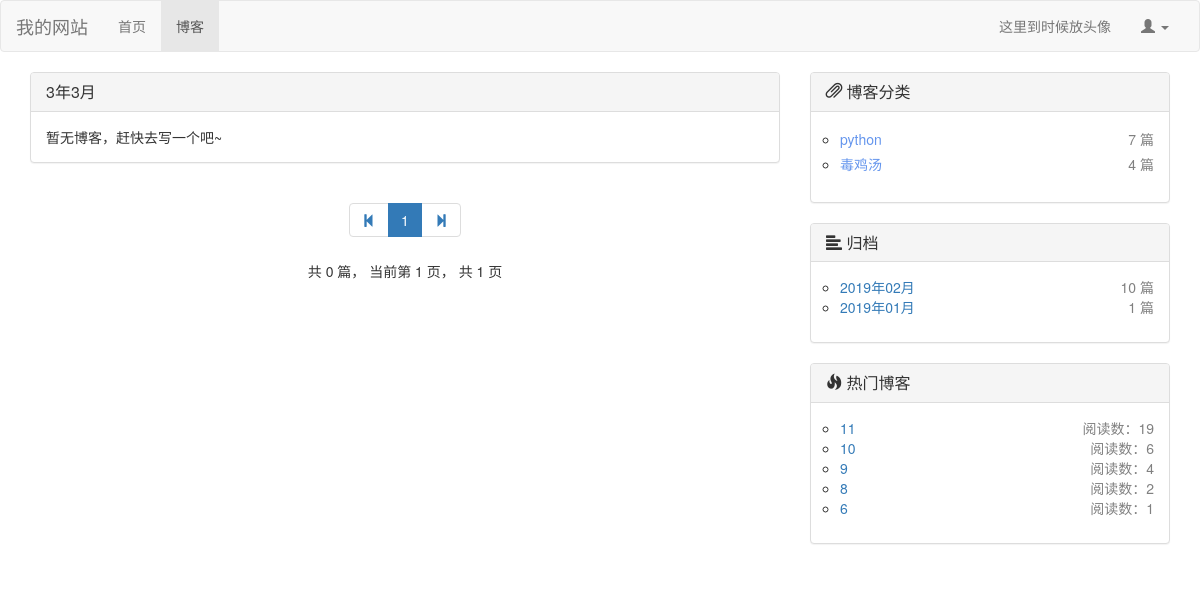
Page /blog/blog_date/3/3 on the committed database.
### blog/models.py (models this page shows, shortened)
class BlogType(models.Model):
    type_name = models.CharField(max_length=30, verbose_name="博客类型")

class Blog(models.Model, ReadNumExtendMethod):
    title = models.CharField(max_length=40, verbose_name="标题")
    blog_type = models.ForeignKey(BlogType, on_delete=models.DO_NOTHING, verbose_name="博客类型")
    author = models.ForeignKey(User, on_delete=models.DO_NOTHING, verbose_name="作者")
    content = RichTextUploadingField(verbose_name="内容")
    created_time = models.DateTimeField(auto_now_add=True, verbose_name="创建时间")
    last_modified_time = models.DateTimeField(auto_now=True, verbose_name="上次修改时间")
    class Meta:
        ordering = ['-created_time', ]  # 这里让前端网页在对从request获取到的数据排序按照创建时间由新到旧

### read_statistic/models.py (models this page shows, shortened)
class ReadNum(models.Model):
    read_num = models.IntegerField(default=0)
    content_type = models.ForeignKey(ContentType,on_delete=models.DO_NOTHING) # 将ContentType绑定作为外键生成contenttype对象
    object_id = models.PositiveIntegerField() # 对象的id，确定了对象后根据id唯一定位对象
    content_object = GenericForeignKey('content_type','object_id') # 将上面两个合并成一个content对象

### blog/views.py (the view)
# urls.py: path('blog_date/<int:year>/<int:month>',views.get_blog_with_date, name = "blog_with_date"),
def get_blog_with_date(request, year, month):
    all_blogs = Blog.objects.filter(created_time__year=year, created_time__month=month)  # 获取该year,month下所有的blog
    context = get_blog_common(request, all_blogs)
    context['blog_date'] = "%s年%s月" % (year, month)
    return render(request, 'blog_with_date.html', context)

### blog/utils.py (called while the page is built)
def blogs_pagination(request, all_blogs):
    blog_paginator = Paginator(all_blogs, settings.BLOGS_PER_PAGE)  # 博客分页器，5条一页
    page_num = request.GET.get('page', 1)  # 获取url请求中页面的参数
    blogs_in_page = blog_paginator.get_page(page_num)  # 根据页面获取到该页的blog对象
    current_page_num = blogs_in_page.number  # 当前页面
    page_range = [i for i in [current_page_num - 2, current_page_num - 1, current_page_num,
                              current_page_num + 1, current_page_num + 2] if
                  i > 0 and i <= blog_paginator.num_pages]
    return blogs_in_page, page_range

def get_blog_types():
    blog_types = BlogType.objects.all()
    for blog_type in blog_types:
        blog_count = Blog.objects.filter(blog_type=blog_type).count()  # 根据博客类型统计该类型下的博客数量
        blog_type.blog_count = blog_count
    return blog_types

def get_blog_dates():
    blog_dates = Blog.objects.dates('created_time', 'month', order='DESC')  # 按月份返回博客,是个dates对象
    blog_dates_dic = {}
    for blog_date in blog_dates:
        blog_count = Blog.objects.filter(created_time__year=blog_date.year,
                                         created_time__month=blog_date.month).count()  # 根据取到的月份博客的年月属性挑出博客
        blog_dates_dic[blog_date] = blog_count
    return blog_dates_dic

def get_hot_blogs():
    hot_blogs = []
    ct = ContentType.objects.get_for_model(Blog)
    readnums = ReadNum.objects.filter(content_type=ct).order_by('-read_num')  # 暗转阅读量获取
    num_of_hot_blogs = readnums.count()  # 总的已读文章数
    for i in range(num_of_hot_blogs if num_of_hot_blogs < settings.NUM_OF_HOT_BLOGS else settings.NUM_OF_HOT_BLOGS):
        hot_blog = Blog.objects.get(id=readnums[i].object_id)
        hot_blogs.append(hot_blog)
    return hot_blogs

### blog/views.py (called while the page is built)
def get_blog_common(request, all_blogs):
    context = {}
    blogs_in_page, page_range = blogs_pagination(request, all_blogs)
    blog_types = get_blog_types()
    blog_dates_dic = get_blog_dates()
    hot_blogs = get_hot_blogs()
    context['blogs_in_page'] = blogs_in_page
    context['page_range'] = page_range  # 选取当前页面和邻近的4页作为分页显示
    context['blog_types'] = blog_types  # 统计了博客数量的博客类型
    context['blog_dates'] = blog_dates_dic  # 统计了博客数量的按月博客
    context['hot_blogs'] = hot_blogs  # 热门博客
    return context

### blog/templates/blog_with_date.html (shortened to what this page needs)
{% extends 'blog_list.html' %}
{% block blog-head %}{{ blog_date }}{% endblock %}

### blog/templates/blog_list.html (shortened to what this page needs)
{% extends 'base.html' %}
{% block nav_blog_active %}active{% endblock %}
{% load staticfiles %}
{% load comment_tags %}
{% block head_extends %}
    <link rel="stylesheet" href="{% static 'css/blog.css' %}">
{% endblock %}
{% block content %}
    <div class="container">
        <div class="row">
            <div class="col-md-8">
                <div class="panel panel-default">
                    <div class="panel-heading">
                        <h3 class="panel-title">{% block blog-head %}{% endblock %}</h3>
                    </div>
                    <div class="panel-body">
                        {% for blog in blogs_in_page.object_list %}
                            <div class="blog">
                                <h3><a href={% url 'blog_detail' blog.id %}>{{ blog.title }}</a></h3>
                                <p class="blog-info">
                                    <span class="glyphicon glyphicon-paperclip"
                                          aria-hidden="true"></span> <a
                                        href= {% url 'blog_with_type' blog.blog_type.id %}>{{ blog.blog_type.type_name }}</a>
                                    <span class="glyphicon glyphicon-user"
                                          aria-hidden="true"></span> {{ blog.author }}
                                </p>
                                <div class="blog-outline">
                                    {{ blog.content | truncatechars:150 |safe}}
                                </div>
                                <nobr><span class="glyphicon glyphicon-time"
                                          aria-hidden="true"></span> <font
                                        color="gray">{{ blog.last_modified_time|date:"Y-m-d H:i:s" }}</font></nobr>
                                <nobr><font color="gray"> | 阅读数:{{ blog.get_read_num }}</font></nobr>
                            <nobr><font color="gray"> | 评论数:{% get_comment_num blog %}</font></nobr>
                            </div>
                        {% empty %}
                            暂无博客，赶快去写一个吧~
                        {% endfor %}
                    </div>
                </div>
                <div class="blog-paging">
                    <ul class="pagination">
                        <li>
                            <a href="?page=1" aria-label="Previous">
                                    <span aria-hidden="true">
                                         <span class="glyphicon glyphicon-step-backward" aria-hidden="true"></span>
                                    </span>
                            </a>
                        </li>
                        {% for page_num in page_range %}
                            {% if page_num == blogs_in_page.number %}
                                <li class="active">
                                    <span>{{ page_num }} <span class="sr-only">(current)</span></span>
                                </li>
                            {% else %}
                                <li><a href="?page={{ page_num }}">{{ page_num }}</a></li>
                            {% endif %}
                        {% endfor %}
                        <li>
                            <a href="?page={{ blogs_in_page.paginator.num_pages }}" aria-label="Previous">
                                    <span aria-hidden="true">
                                        <span class="glyphicon glyphicon-step-forward" aria-hidden="true"></span>
                                    </span>
                            </a>
                        </li>
                    </ul>
                    <p>
                        共 {{ blogs_in_page.paginator.count }} 篇，
                        当前第 {{ blogs_in_page.number }} 页，
                        共 {{ blogs_in_page.paginator.num_pages }} 页
                    </p>
                </div>
            </div>
            <div class="col-md-4">
                <div class="panel panel-default">
                    <div class="panel-heading">
                        <h3 class="panel-title"><span class="glyphicon glyphicon-paperclip"
                                                      aria-hidden="true"></span> 博客分类</h3>
                    </div>
                    <div class="panel-body">
                        <ul class="blog-types">
                            {% for blog_type in blog_types %}
                                <li style="line-height:25px">
                                    <nobr class ="blog-url"><a href= {% url 'blog_with_type' blog_type.id %}>
                                        <font color="#6495ed"> {{ blog_type.type_name }} </font></a></nobr>
                                    <nobr class = "blog-arg">{{ blog_type.blog_count }} 篇</nobr>
                                </li>
                            {% empty %}
                                <li><a>暂无类型，赶快去添加分类吧~</a></li>
                            {% endfor %}
                        </ul>
                    </div>
                </div>
                <div class="panel panel-default">
                    <div class="panel-heading">
                        <h3 class="panel-title"><span class="glyphicon glyphicon-align-left"
                                                      aria-hidden="true"></span> 归档</h3>
                    </div>
                    <div class="panel-body">
                        <ul class="blog-types">
                            {% for blog_date, blog_count in blog_dates.items %}
                                <li>
                                    <nobr class="blog-url"><a
                                            href= {% url 'blog_with_date'  blog_date.year blog_date.month %}>
                                        {{ blog_date | date:"Y年m月" }}</a></nobr>
                                    <nobr class="blog-arg">{{ blog_count }} 篇</nobr>
                                </li>
                            {% endfor %}
                        </ul>
                    </div>
                </div>
                <div class="panel panel-default">
                    <div class="panel-heading">
                        <h3 class="panel-title"><span class="glyphicon glyphicon-fire"
                                                      aria-hidden="true"></span> 热门博客</h3>
                    </div>
                    <div class="panel-body">
                        <ul class="blog-types">
                            {% for hot_blog in hot_blogs %}
                                <li>
                                    <nobr class="blog-url"><a href={% url 'blog_detail' hot_blog.id %}>
                                        {{ hot_blog.title }} </a></nobr>
                                    <nobr class="blog-arg">阅读数：{{ hot_blog.get_read_num }}</nobr>
                                </li>
                            {% endfor %}
                        </ul>
                    </div>
                </div>
            </div>
        </div>
    </div>
{% endblock %}

### static/css/blog.css (style rules this page uses)
ul.blog-types { list-style-type: circle; padding-left: 1em; }
ul.blog-types nobr.blog-url { color: #6495ed; }
ul.blog-types nobr.blog-arg { color: #808080; float: right; }
div.blog-paging { text-align: center; }

### rows in the picture
BlogType: type_name "python", blog_count "7"
BlogType: type_name "毒鸡汤", blog_count "4"
Blog: title "11", get_read_num "19"
Blog: title "10", get_read_num "6"
Blog: title "9", get_read_num "4"
Blog: title "8", get_read_num "2"
Blog: title "6", get_read_num "1"

### other values in the picture
{{ blog_date }} "3年3月"
{{ page_num }} "1"
{{ blogs_in_page.paginator.count }} "0"
{{ blogs_in_page.number }} "1"
{{ blogs_in_page.paginator.num_pages }} "1"
{{ blog_date | date:"Y年m月" }} "2019年02月" "2019年01月"
{{ blog_count }} "10" "1"
